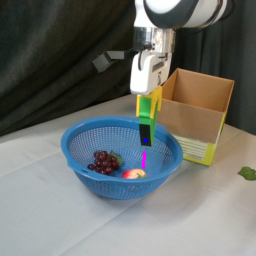
#> input picture examples/real_robot/reticle_samples_fruits/left_shoulder_image_120.png, 256 x 256 px, found by its file name
$ python minitest_fruit_in_box.py
#> lines starting #> are read from the running program, lines starting #| are printed output that depends on the picture
import time
import numpy as np
from openpi_client import image_tools
from openpi_client import websocket_client_policy
import PIL

np.set_printoptions(precision=5, suppress=True)


left_shoulder_image = np.array(PIL.Image.open("/home/daiyp/openpi/examples/real_robot/reticle_samples_fruits/left_shoulder_image_120.png"))
#> left_shoulder_image is the input picture: shape (256, 256, 3); mean R, G, B 109.8, 112.7, 108.2
right_shoulder_image = np.array(PIL.Image.open("/home/daiyp/openpi/examples/real_robot/reticle_samples_fruits/right_shoulder_image_120.png"))
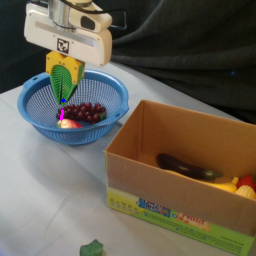
#> input picture examples/real_robot/reticle_samples_fruits/right_shoulder_image_120.png, 256 x 256 px, found by its file name
#> right_shoulder_image is the input picture: shape (256, 256, 3); mean R, G, B 102.9, 95.7, 81.7
wrist_image = np.array(PIL.Image.open("/home/daiyp/openpi/examples/real_robot/reticle_samples_fruits/wrist_image_120.png"))
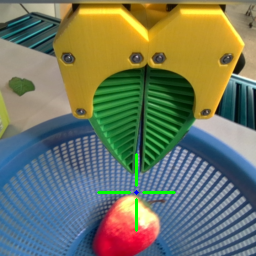
#> input picture examples/real_robot/reticle_samples_fruits/wrist_image_120.png, 256 x 256 px, found by its file name
#> wrist_image is the input picture: shape (256, 256, 3); mean R, G, B 112.2, 119.3, 96.9
instruction = "put all the fruits from the basket into the box"

state = [ 0.04437614, -0.22375874,  0.08395074, -2.55443907,  0.15480031,  2.19466829,  0.41659123,  0.99954033]
state = np.array(state, dtype=np.float32)

request_data = {
#> (the run stopped early here; a loop or call above may not have finished)
